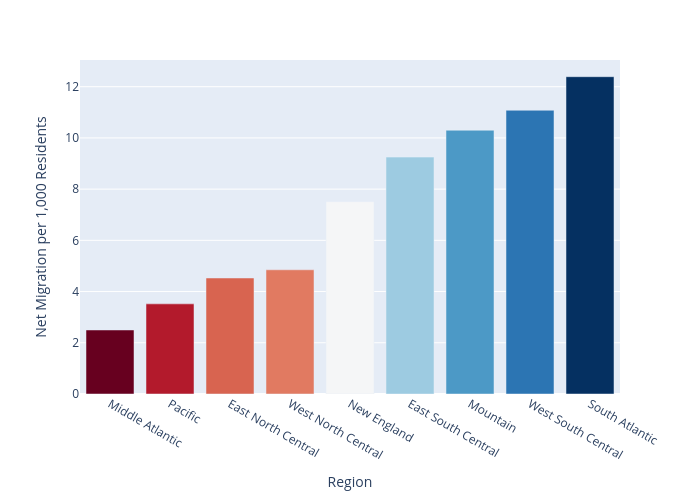

The cell this chart's notebook holds for it:
### Code cell
fig_region = px.bar(
    df_region,
    x='Region',
    y='Net_per_1000',
    color='Net_per_1000',
    color_continuous_scale='RdBu',
    # title='Net Migration per 1,000 Residents by Census Region (2024)'
)

fig_region.update_layout(
    xaxis_title='Region',
    yaxis_title='Net Migration per 1,000 Residents',
    coloraxis_showscale=False,
    width=700,
    height=500
)

fig_region.show()

### Figure 1 — Plotly figure (JSON) as saved in the notebook; plotly's stock layout.template omitted (floating-point values rounded to 4 significant figures)
{"data": [{"hovertemplate": "Region=%{x}<br>Net_per_1000=%{marker.color}<extra></extra>", "legendgroup": "", "marker": {"color": [2.5, 3.52, 4.53, 4.85, 7.51, 9.25, 10.3, 11.08, 12.39], "coloraxis": "coloraxis", "pattern": {"shape": ""}}, "name": "", "orientation": "v", "showlegend": false, "textposition": "auto", "type": "bar", "x": ["Middle Atlantic", "Pacific", "East North Central", "West North Central", "New England", "East South Central", "Mountain", "West South Central", "South Atlantic"], "xaxis": "x", "y": [2.5, 3.52, 4.53, 4.85, 7.51, 9.25, 10.3, 11.08, 12.39], "yaxis": "y"}], "layout": {"barmode": "relative", "coloraxis": {"colorbar": {"title": {"text": "Net_per_1000"}}, "colorscale": [[0, "rgb(103,0,31)"], [0.1, "rgb(178,24,43)"], [0.2, "rgb(214,96,77)"], [0.3, "rgb(244,165,130)"], [0.4, "rgb(253,219,199)"], [0.5, "rgb(247,247,247)"], [0.6, "rgb(209,229,240)"], [0.7, "rgb(146,197,222)"], [0.8, "rgb(67,147,195)"], [0.9, "rgb(33,102,172)"], [1, "rgb(5,48,97)"]], "showscale": false}, "height": 500, "legend": {"tracegroupgap": 0}, "margin": {"t": 60}, "width": 700, "xaxis": {"anchor": "y", "domain": [0, 1], "title": {"text": "Region"}}, "yaxis": {"anchor": "x", "domain": [0, 1], "title": {"text": "Net Migration per 1,000 Residents"}}}}
